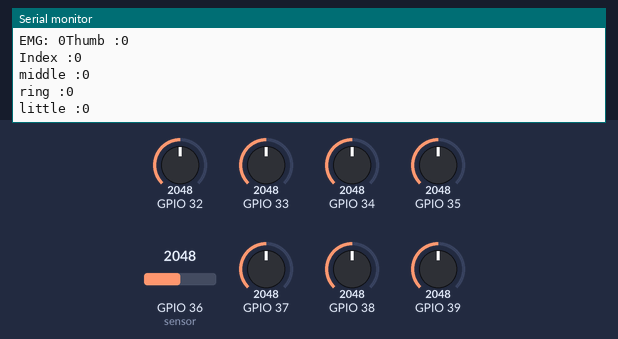
A sketch run on a simulated ESP32. Parts: the last lines printed to the serial monitor. The inputs (shaded band) are chosen by the test bench; at power-on: GPIO 37 = 2048, GPIO 38 = 2048, GPIO 32 = 2048, GPIO 33 = 2048, GPIO 34 = 2048, GPIO 35 = 2048, GPIO 36 (sensor) = 2048, GPIO 39 = 2048.

Above: at 1.2 s.
1.3 s: GPIO 37 set to 2866
5.4 s: GPIO 38 set to 2866
6.9 s: GPIO 32 set to 3972
At 7.8 s:
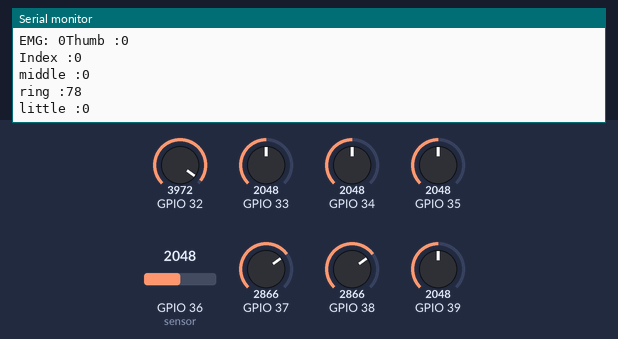
8.4 s: GPIO 33 set to 3972
At 9.7 s:
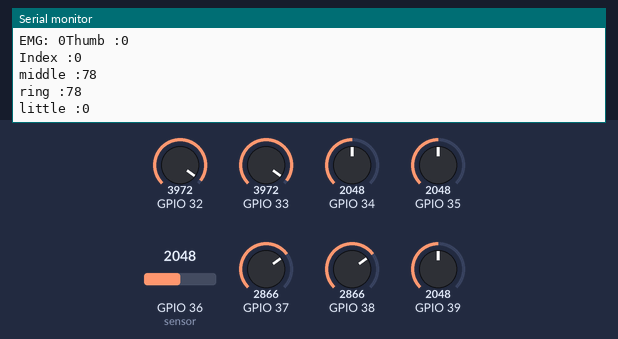

Measured:
- after the input at 6.9 s, the serial monitor: prints a new line after 0.12 s (image 1)
- after the input at 8.4 s, the serial monitor: prints a new line after 0.63 s (image 2)

The sketch:

rehand.ino
```cpp
// #include "ArduinoBLE.h"

// Flex Sensor

int thumb;
int indexf;
int middle;
int ring;
int little;

// Take multiple samples to reduce noise
const int samples = 5;
const int bufferSize = 5;  // Size of the buffer for finding common values

int xBuffer[bufferSize];
int yBuffer[bufferSize];
int bufferIndex = 0;

// EMG Sensor

int emg = 0;

// BLE Setup

// const char * deviceServiceUuid = "00001101-0000-1000-8000-00805F9B34FB";
// const char * deviceServiceRequestCharacteristicUuid = "00001101-0000-1000-8000-00805F9B35FB";

void setup() {
  Serial.begin(19200);

  // BLE.setDeviceName("Rehand");
  // BLE.setLocalName("Rehand");

  // if(!BLE.begin()){
  //   Serial.println("Starting BLE Failed");
  // }

  // BLE.advertise();
}

void loop() {
  // BLEDevice peripheral = BLE.available();

  // Accelerometer
  // Read raw values
  int xRaw = 0, yRaw = 0;
  for (int i = 0; i < samples; i++) {
    xRaw += analogRead(A1);
    yRaw += analogRead(A2);
  }
  xRaw /= samples;
  yRaw /= samples;

  // Store values in the buffer
  xBuffer[bufferIndex] = xRaw;
  yBuffer[bufferIndex] = yRaw;

  bufferIndex++;

  // Reset buffer index if needed
  if (bufferIndex >= bufferSize) {
    bufferIndex = 0;

    // Once the buffer is full, calculate the most common values (mode)
    int xMode = findMode(xBuffer, bufferSize);
    int yMode = findMode(yBuffer, bufferSize);

    // Display the most common values
    Serial.print("X: ");
    Serial.print(xMode);
    Serial.print("\tY: ");
    Serial.println(yMode);
  }

  // EMG Sensor

  emg = analogRead(A0);     // Read EMG sensor value
  Serial.printf("EMG: 0");  // Print the value to the serial monitor

  // Flex Sensor

  thumb = analogRead(A7);
  indexf = analogRead(A6);
  middle = analogRead(A5);
  ring = analogRead(A4);
  little = analogRead(A3);

  // Print sensor values in a single line separated by commas
  Serial.print("Thumb :");
  Serial.println(max((thumb - 3580) / 5, 0));

  Serial.print("Index :");
  Serial.println(max((indexf - 3450) / 5, 0));

  Serial.print("middle :");
  Serial.println(max((middle - 3580) / 5, 0));

  Serial.print("ring :");
  Serial.println(max((ring - 3580) / 5, 0));

  Serial.print("little :");
  Serial.println(max((little - 3580) / 5, 0));

  delay(1000);
}

// Function to find the most common value (mode) in a buffer
int findMode(int* arr, int size) {
  int mode = arr[0];
  int maxCount = 0;

  for (int i = 0; i < size; i++) {
    int count = 0;
    for (int j = 0; j < size; j++) {
      if (arr[j] == arr[i])
        count++;
    }

    if (count > maxCount) {
      maxCount = count;
      mode = arr[i];
    }
  }

  return mode;
}
```
